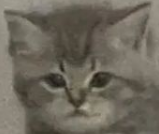
#> input picture Version History/Image cat final/cat3.png, 159 x 134 px
$ python imgf2.py
#> lines starting #> are read from the running program, lines starting #| are printed output that depends on the picture
### Version History/Image cat final/cat.py
#
#cat.py - definitions
#

class Cat():
    def __init__(self,name,age,stage,passive,hunger,thirst,happiness,tiredness):
        self.name = name
        self.age = age
        self.stage = stage
        self.passive = passive
        self.hunger = hunger
        self.thirst = thirst
        self.happiness = happiness
        self.tiredness = tiredness

    def names(self, names):
        self.name.append(names)

    #defining what makes them cats or kittens :D
    # [5 lines left out: function stage, not called in this run]

### Version History/Image cat final/imgf2.py
#
#cat2.py - Simulating the behavior of cats - Movement basics
#

from cat import Cat
import random
import numpy as np
import matplotlib.pyplot as plt
from matplotlib.offsetbox import OffsetImage, AnnotationBbox

#creating map
MAXROW = 30
MAXCOL = 30
CATNO = 2
KITTENNO = 1
STEPS = 4
#STEPS = int(input("Hours to simulate?"))

#Creating food and water sources
def sources():
    food = [(0,1),(0,0),(0,2),(0,3)]
    water = [(29,0),(29,1),(29,2),(29,3)]
    beds = [(3,29),(2,28),(1,27),(0,26)]
    boxes = [(14,15),(15,14),(14,14),(15,15)]
    boundary = [(0,0)]
    return food, water, beds, boxes, boundary

#Movement basics
def movement(current,moves):
    nextgrid = np.zeros((MAXROW,MAXCOL), dtype=int)
    for r in range(MAXROW):
        for c in range(MAXCOL):
            for i in range(current[r,c]):
                rmoved = r + random.choice(moves)
                cmoved = c + random.choice(moves)
                if rmoved < 0:
                    rmoved == 0
                if cmoved < 0:
                    cmoved == 0
                if rmoved == MAXROW:
                    rmoved = MAXROW - 1
                if cmoved == MAXCOL:
                    cmoved = MAXCOL - 1
                nextgrid[rmoved,cmoved] += 1
    return nextgrid

#Addons that make them more catlike
#Happiness
#Tiredness
#Hunger
#Thirst
#Sleep
#Differentiating passive and agressive
#print statement for the individual cats information
def information():
    print('\nCat info\n')
    for i in range(len(population)):
        print("Name: ", population[i].name, "\nAge: ", population[i].age, "\nPassive: ", population[i].passive,"\nStage: ", population[i].stage, "\nHunger:", population[i].hunger, "\nthirst",population[i].thirst, "\ntiredness", population[i].tiredness, "\nhappiness", population[i].happiness)
        print("\n")
population = []

# [21 lines of commented-out code are left out]

cat1 = Cat("Cindy", 12, "kitten", True , 0, 0, 100, 0)
cat2 = Cat("Gerald", 46, "cat",  False, 0, 0, 100, 0)
cat3 = Cat("Mindy", "32", "cat",  True , 0, 0, 100, 0)
population = [cat1,cat2,cat3]
information()

def map_feature(thing,colour):
    xlist = []
    ylist = []
    for row,col in thing:
        ylist.append(MAXROW - row - 1)
        xlist.append(col)
    plt.scatter(xlist,ylist,color=colour,marker='s')

def getImage1(path):
    return OffsetImage(plt.imread(path, format="png"), zoom=0.15)
def getImage2(path):
    return OffsetImage(plt.imread(path, format="png"), zoom=0.05)

def map_kitten(KITTENNO):
    paths = ['cat3.png','cat3.png','cat3.png','cat3.png']
    xlist = []
    ylist = []
    slist = []
    for r in range(MAXROW):
        for c in range(MAXCOL):
            if KITTENNO[r,c] > 0:
                ylist.append(MAXROW - r - 1)
                xlist.append(c)
                slist.append(KITTENNO[r,c]*20)
    fig, ax = plt.subplots()
    ax.scatter(xlist,ylist,s=slist)
    for xlist, ylist, path in zip(xlist, ylist, paths):
        ab = AnnotationBbox(getImage1(path), (xlist,ylist), frameon=False)
        ax.add_artist(ab)

def map_cat(CATNO):
    paths = ['cat2.png','cat2.png','cat2.png']
    xlist = []
    ylist = []
    slist = []
    for r in range(MAXROW):
        for c in range(MAXCOL):
            if CATNO[r,c] > 0:
                ylist.append(MAXROW - r - 1)
                xlist.append(c)
                slist.append(CATNO[r,c]*20)
    fig, ax = plt.subplots()
    ax.scatter(xlist,ylist,s=slist)
    for xlist, ylist, path in zip(xlist, ylist, paths):
        ab = AnnotationBbox(getImage2(path), (xlist,ylist), frameon=False)
        ax.add_artist(ab)

def main():

    catmove = [-1,0,1]
    kittenmove = [-1,0,1]

    popgrid = np.zeros((MAXROW, MAXCOL), dtype=int)
    nextgrid = np.zeros((MAXROW, MAXCOL), dtype=int)
    catarrays = np.zeros((MAXROW, MAXCOL), dtype=int)
    kittenarrays = np.zeros((MAXROW, MAXCOL), dtype=int)
#    unhappyarrays = np.zeros((MAXROW, MAXCOL), dtype=int)
#    happy = 100
    water, food, bed, boxes, boundary = sources()

    print("/nSimulating Cats/n")

    for i in range(CATNO):

        randR = random.randint(0,MAXROW-1)
        randC = random.randint(0,MAXCOL-1)
        catarrays[randR,randC] += 1
        # [4 lines of commented-out code are left out]
        print("cat at:[", randR, randC, "]")

    for i in range(KITTENNO):

        randR = random.randint(0,MAXROW-1)
        randC = random.randint(0,MAXCOL-1)
        kittenarrays[randR,randC] += 1
        print("kitten at :[:", randR, randC, "]")

    for x in range(STEPS):
        print("\n TIME:", x, "hours")
        catnext = movement(catarrays,catmove)
        kittennext = movement(kittenarrays,kittenmove)
        catarrays = catnext
        kittenarrays = kittennext
        map_kitten(kittenarrays)
        #map_cat(catarrays)
        #fed every 3 hours:
        if x%3 == 0:
            map_feature(water, "c")
        if x%6 == 0:
            map_feature(food, "g")
        map_feature(bed, "b")
        map_feature(boxes, "m")
        map_feature(boundary, "k")

        plt.title("Simulating Cats :D(time is: " + str(x) + " hours)")
        plt.xlim(-1,MAXCOL)
        plt.ylim(-1,MAXROW)
        #plt.xticks(range(30))
        #plt.yticks(range(30))
        plt.pause(0.5)
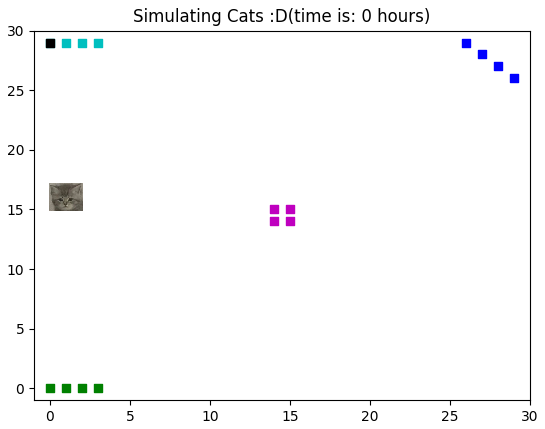
#> figure drawn by matplotlib, 1 panel
        plt.clf()

if __name__ == "__main__":
    main()
